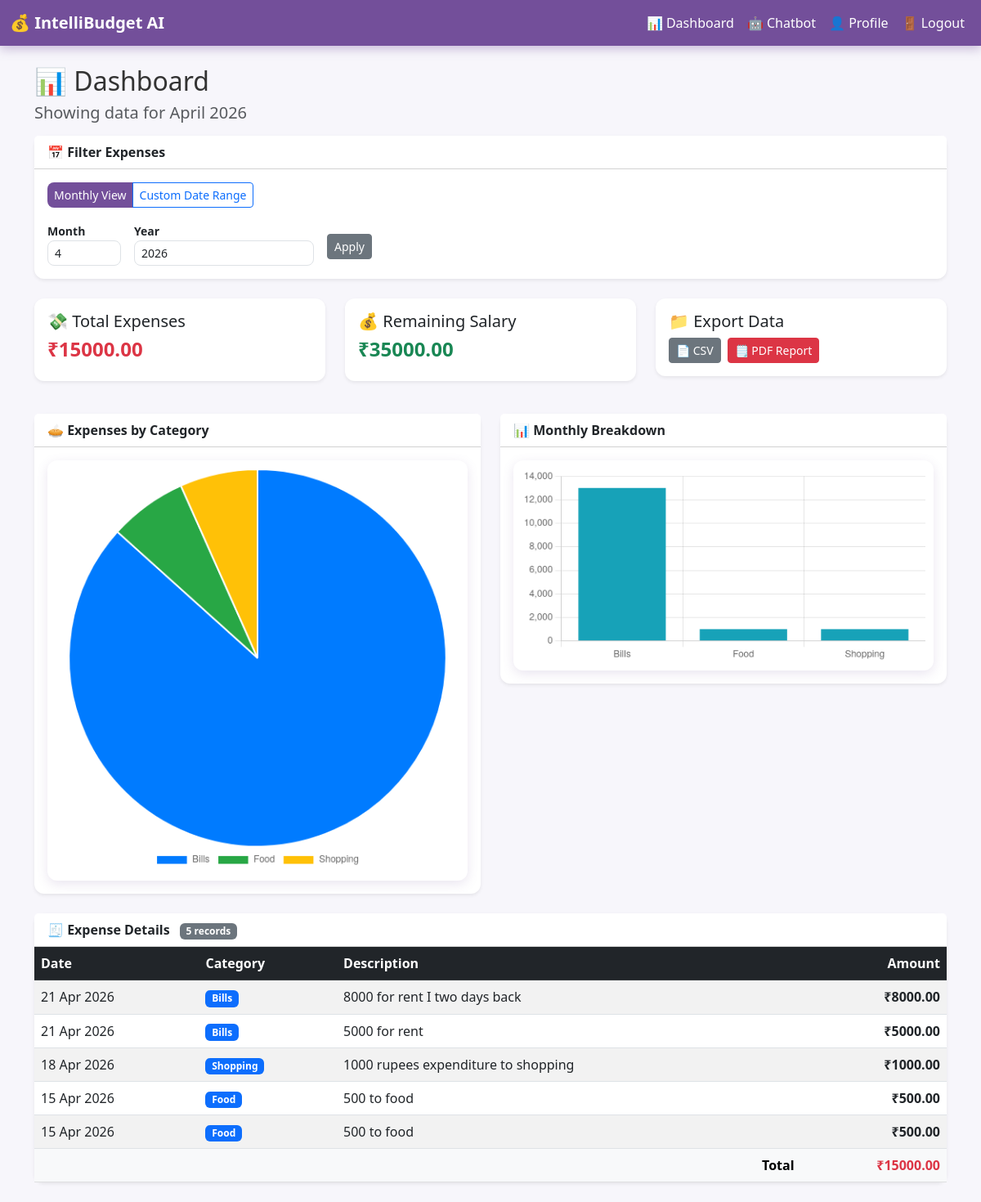
The app's page /dashboard (signed in) with its own data.
### models.py (models this page shows)
class Expense(db.Model):
    __tablename__ = 'expenses'
    id          = db.Column(db.Integer, primary_key=True)
    user_id     = db.Column(db.Integer, db.ForeignKey('users.id'), nullable=False)
    amount      = db.Column(db.Float, nullable=False)
    category    = db.Column(db.String(100))
    description = db.Column(db.String(255))
    date        = db.Column(db.DateTime, default=datetime.utcnow)

### app.py (the view)
@app.route('/dashboard')
@login_required
def dashboard():
    today         = datetime.utcnow()
    from_date_str = request.args.get('from_date')
    to_date_str   = request.args.get('to_date')
    if from_date_str and to_date_str:
        try:
            start       = datetime.strptime(from_date_str, '%Y-%m-%d')
            end         = datetime.strptime(to_date_str,   '%Y-%m-%d').replace(
                              hour=23, minute=59, second=59)
            filter_mode = 'range'
        except ValueError:
            start       = datetime(today.year, today.month, 1)
            end         = today
            filter_mode = 'month'
    else:
        month = request.args.get('month')
        year  = request.args.get('year')
        try:
            m = int(month) if month else today.month
            y = int(year)  if year  else today.year
        except (ValueError, TypeError):
            m, y = today.month, today.year
        start = datetime(y, m, 1)
        end   = datetime(y, m + 1, 1) if m < 12 else datetime(y + 1, 1, 1)
        filter_mode = 'month'
    expenses = Expense.query.filter(
        Expense.user_id == current_user.id,
        Expense.date    >= start,
        Expense.date    <= end,
    ).order_by(Expense.date.desc()).all()
    total     = sum(e.amount for e in expenses)
    remaining = (current_user.monthly_salary or 0) - total
    breakdown = {}
    for e in expenses:
        breakdown[e.category] = breakdown.get(e.category, 0) + e.amount
    over_budget = [
        b.category for b in current_user.budgets
        if breakdown.get(b.category, 0) > b.limit_amount
    ]
    return render_template('dashboard.html',
        total         = total,
        remaining     = remaining,
        breakdown     = breakdown,
        over_budget   = over_budget,
        selected_month= start,
        filter_mode   = filter_mode,
        expenses      = expenses,
        from_date     = start.strftime('%Y-%m-%d'),
        to_date       = (end if filter_mode == 'range' else today).strftime('%Y-%m-%d'),
    )

### app.py (called while the page is built, shortened)
@app.before_request
def mobile_auth_middleware():
    user_id = request.headers.get('X-User-Id')

@login_manager.user_loader
def load_user(user_id):
    return User.query.get(int(user_id))

@app.before_request
def mobile_auth_middleware():
    user_id = request.headers.get('X-User-Id')
    if user_id and not current_user.is_authenticated:
        user = User.query.get(int(user_id))
        if user:
            login_user(user)

### templates/dashboard.html (shortened to what this page needs)
{% extends 'base.html' %}
{% block content %}
<h2>📊 Dashboard</h2>
<h5 class="mb-3 text-muted">
    Showing data for
    {% if filter_mode == 'range' %}
        {{ from_date }} to {{ to_date }}
    {% else %}
        {{ selected_month.strftime('%B %Y') }}
    {% endif %}
</h5>
<div class="card mb-4 shadow-sm">
    <div class="card-header bg-white fw-bold">📅 Filter Expenses</div>
    <div class="card-body">
        <div class="btn-group mb-3" role="group">
            <button type="button"
                    class="btn btn-sm {{ 'btn-primary' if filter_mode != 'range' else 'btn-outline-primary' }}"
                    onclick="document.getElementById('monthlyForm').classList.remove('d-none');
                             document.getElementById('rangeForm').classList.add('d-none');">
                Monthly View
            </button>
            <button type="button"
                    class="btn btn-sm {{ 'btn-primary' if filter_mode == 'range' else 'btn-outline-primary' }}"
                    onclick="document.getElementById('rangeForm').classList.remove('d-none');
                             document.getElementById('monthlyForm').classList.add('d-none');">
                Custom Date Range
            </button>
        </div>
        <form method="get" id="monthlyForm"
              class="row gy-2 gx-3 align-items-center
                     {{ 'd-none' if filter_mode == 'range' }}">
            <div class="col-auto">
                <label class="form-label mb-0 small fw-semibold">Month</label>
                <input type="number" name="month" class="form-control form-control-sm"
                       placeholder="MM" min="1" max="12"
                       value="{{ selected_month.month }}">
            </div>
            <div class="col-auto">
                <label class="form-label mb-0 small fw-semibold">Year</label>
                <input type="number" name="year" class="form-control form-control-sm"
                       placeholder="YYYY" value="{{ selected_month.year }}">
            </div>
            <div class="col-auto mt-3">
                <button type="submit" class="btn btn-secondary btn-sm">Apply</button>
            </div>
        </form>
    </div>
</div>
<div class="row mb-4">
    <div class="col-md-4">
        <div class="card mb-3 shadow-sm">
            <div class="card-body">
                <h5 class="card-title">💸 Total Expenses</h5>
                <p class="h4 text-danger fw-bold">₹{{ "%.2f"|format(total) }}</p>
            </div>
        </div>
    </div>
    <div class="col-md-4">
        <div class="card mb-3 shadow-sm">
            <div class="card-body">
                <h5 class="card-title">💰 Remaining Salary</h5>
                <p class="h4 fw-bold {{ 'text-success' if remaining >= 0 else 'text-danger' }}">
                    ₹{{ "%.2f"|format(remaining) }}
                </p>
            </div>
        </div>
    </div>
    <div class="col-md-4">
        <div class="card mb-3 shadow-sm">
            <div class="card-body">
                <h5 class="card-title">📁 Export Data</h5>
                <div class="d-flex gap-2">
                    <a href="{{ url_for('export_csv') }}" class="btn btn-secondary btn-sm">
                        📄 CSV
                    </a>
                    <a href="{{ url_for('export_pdf') }}?from_date={{ from_date }}&to_date={{ to_date }}"
                       class="btn btn-danger btn-sm">
                        🗒️ PDF Report
                    </a>
                </div>
            </div>
        </div>
    </div>
</div>
<div class="row mt-2">
    <div class="col-md-6">
        <div class="card shadow-sm mb-4">
            <div class="card-header bg-white fw-bold">🥧 Expenses by Category</div>
            <div class="card-body">
                <canvas id="pieChart"></canvas>
            </div>
        </div>
    </div>
    <div class="col-md-6">
        <div class="card shadow-sm mb-4">
            <div class="card-header bg-white fw-bold">📊 Monthly Breakdown</div>
            <div class="card-body">
                <canvas id="barChart"></canvas>
            </div>
        </div>
    </div>
</div>
{% if expenses %}
<div class="card shadow-sm mb-4">
    <div class="card-header bg-white fw-bold">
        🧾 Expense Details
        <span class="badge bg-secondary ms-2">{{ expenses|length }} records</span>
    </div>
    <div class="table-responsive">
        <table class="table table-striped table-hover mb-0">
            <thead class="table-dark">
                <tr>
                    <th>Date</th>
                    <th>Category</th>
                    <th>Description</th>
                    <th class="text-end">Amount</th>
                </tr>
            </thead>
            <tbody>
                {% for e in expenses %}
                <tr>
                    <td>{{ e.date.strftime('%d %b %Y') }}</td>
                    <td><span class="badge bg-primary">{{ e.category }}</span></td>
                    <td>{{ e.description or '—' }}</td>
                    <td class="text-end fw-semibold">₹{{ "%.2f"|format(e.amount) }}</td>
                </tr>
                {% endfor %}
            </tbody>
            <tfoot class="table-light">
                <tr>
                    <td colspan="3" class="fw-bold text-end">Total</td>
                    <td class="text-end fw-bold text-danger">₹{{ "%.2f"|format(total) }}</td>
                </tr>
            </tfoot>
        </table>
    </div>
</div>
{% else %}
<div class="alert alert-info">No expenses found for the selected period.</div>
{% endif %}
{% endblock %}
{% block scripts %}
<script>
window.chartData = JSON.parse('{{ breakdown|tojson|safe }}');
</script>
<script>
document.addEventListener('DOMContentLoaded', function () {
    var data   = window.chartData || {};
    var labels = Object.keys(data);
    var values = Object.values(data);
    var bgColors = [
        '#007bff','#28a745','#ffc107','#dc3545',
        '#17a2b8','#fd7e14','#6f42c1','#20c997'
    ];
    if (labels.length > 0) {
        // Pie chart
        new Chart(document.getElementById('pieChart'), {
            type: 'pie',
            data: {
                labels: labels,
                datasets: [{
                    data: values,
                    backgroundColor: bgColors
                }]
            },
            options: {
                plugins: { legend: { position: 'bottom' } }
            }
        });
        // Bar chart
        new Chart(document.getElementById('barChart'), {
            type: 'bar',
            data: {
                labels: labels,
                datasets: [{
                    label: 'Amount (₹)',
                    data: values,
                    backgroundColor: '#17a2b8'
                }]
            },
            options: {
                plugins: { legend: { display: false } },
                scales: { y: { beginAtZero: true } }
            }
        });
    }
});
</script>
{% endblock %}

### templates/base.html (shortened to what this page needs)
<!DOCTYPE html>
<html lang="en">
<head>
    <link href="https://cdn.jsdelivr.net/npm/bootstrap@5.3.0/dist/css/bootstrap.min.css" rel="stylesheet" />
    <link rel="stylesheet" href="{{ url_for('static', filename='css/style.css') }}" />
</head>
<body>
<nav class="navbar navbar-expand-lg navbar-dark bg-primary">
    <div class="container-fluid">
        <a class="navbar-brand" href="#">💰 IntelliBudget AI</a>
        <div class="collapse navbar-collapse" id="navbarNav">
            <ul class="navbar-nav ms-auto">
                {% if current_user.is_authenticated %}
                <li class="nav-item">
                    <a class="nav-link" href="{{ url_for('dashboard') }}">📊 Dashboard</a>
                </li>
                <li class="nav-item">
                    <a class="nav-link" href="{{ url_for('chatbot_view') }}">🤖 Chatbot</a>
                </li>
                <li class="nav-item">
                    <a class="nav-link" href="{{ url_for('profile') }}">👤 Profile</a>
                </li>
                <li class="nav-item">
                    <a class="nav-link" href="{{ url_for('logout') }}">🚪 Logout</a>
                </li>
                {% endif %}
            </ul>
        </div>
    </div>
</nav>
<div class="container mt-4">
    {% block content %}{% endblock %}
</div>
{% block scripts %}{% endblock %}
</body>
</html>

### static/css/style.css (style rules this page uses)
body { background:#f7f6fb; color:#333; }
.navbar { background:#734f9a !important; box-shadow:0 4px 12px rgba(115,79,154,0.35); }
.navbar-brand { font-weight:600; }
.nav-link { color:white !important; }
.card { border:none; border-radius:12px; box-shadow:0 6px 18px rgba(115,79,154,0.18); transition:0.2s; }
.btn-primary { background:#734f9a; border:none; border-radius:8px; }
.form-control { border-radius:8px; }
canvas { background:white; border-radius:12px; padding:10px; box-shadow:0 4px 14px rgba(115,79,154,0.15); }

### records on screen
Expense: date "21 Apr 2026", category "Bills", description "8000 for rent I two days back", amount "8000.00"
Expense: date "21 Apr 2026", category "Bills", description "5000 for rent", amount "5000.00"
Expense: date "18 Apr 2026", category "Shopping", description "1000 rupees expenditure to shopping", amount "1000.00"
Expense: date "15 Apr 2026", category "Food", description "500 to food", amount "500.00"
Expense: date "15 Apr 2026", category "Food", description "500 to food", amount "500.00"

### other values on screen
{{ selected_month.strftime('%B %Y') }} "April 2026"
{{ "%.2f"|format(total) }} "15000.00"
{{ "%.2f"|format(remaining) }} "35000.00"
{{ expenses|length }} "5"
chart data {{ breakdown|tojson|safe }} {"Bills": 13000.0, "Food": 1000.0, "Shopping": 1000.0}
